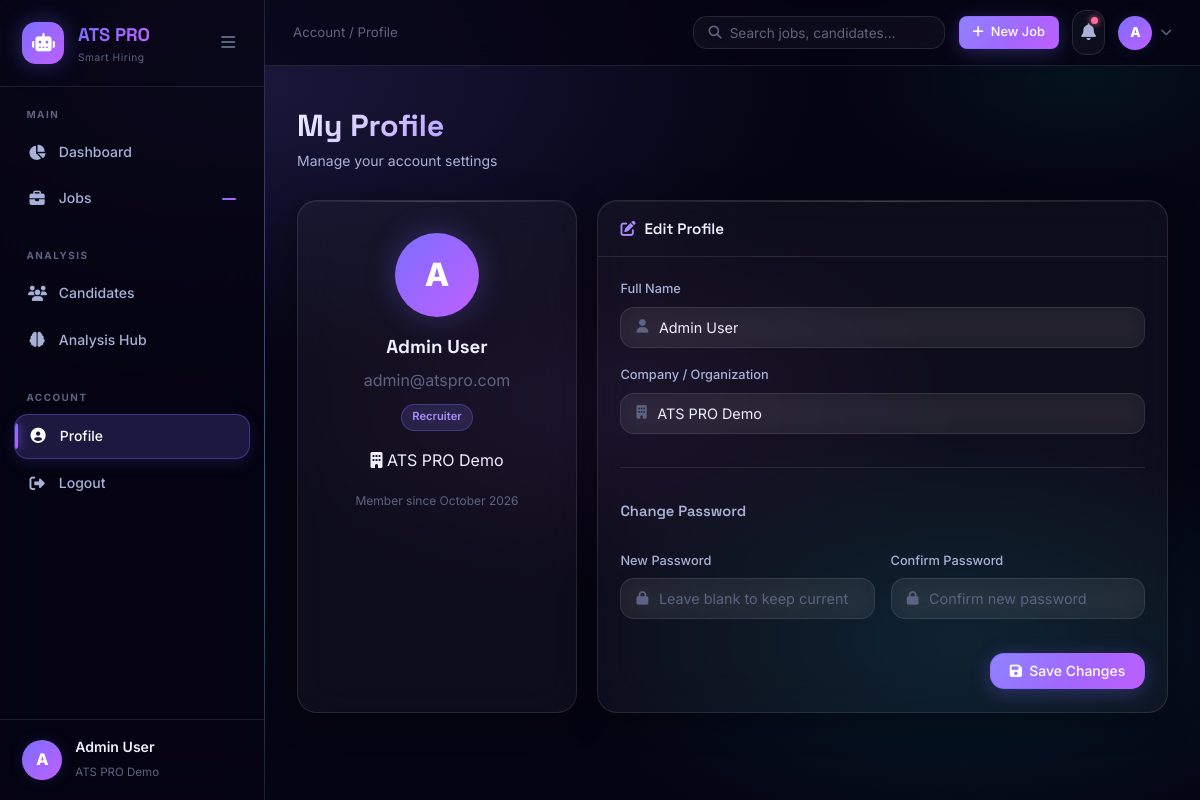
Page /auth/profile (signed in) on the committed database.
### app/models.py (models this page shows, shortened)
class User(UserMixin, db.Model):
    __tablename__ = "users"
    id = db.Column(db.Integer, primary_key=True)
    name = db.Column(db.String(150), nullable=False)
    email = db.Column(db.String(150), unique=True, nullable=False)
    password_hash = db.Column(db.String(256), nullable=False)
    role = db.Column(db.String(50), default="recruiter")  # admin, recruiter
    company = db.Column(db.String(200))
    created_at = db.Column(db.DateTime, default=datetime.utcnow)
    is_active = db.Column(db.Boolean, default=True)
    jobs = db.relationship("Job", backref="creator", lazy=True, cascade="all, delete-orphan")

### app/routes/auth.py (the view, shortened to what this page needs)
@auth_bp.route("/profile", methods=["GET", "POST"])
@login_required
def profile():
    return render_template("auth/profile.html")

### app/models.py (called while the page is built)
@login_manager.user_loader
def load_user(user_id):
    return User.query.get(int(user_id))

### templates/auth/profile.html (shortened to what this page needs)
{% extends "base.html" %}
{% block breadcrumb %}<span>Account</span> / <span>Profile</span>{% endblock %}
{% block content %}
<div class="page-header">
  <div>
    <h1 class="page-title">My Profile</h1>
    <p class="page-subtitle">Manage your account settings</p>
  </div>
</div>
<div class="profile-grid">
  <div class="profile-card card">
    <div class="profile-avatar-large">{{ current_user.name[0].upper() }}</div>
    <h3>{{ current_user.name }}</h3>
    <p class="text-muted">{{ current_user.email }}</p>
    <span class="badge badge-primary">{{ current_user.role.title() }}</span>
    {% if current_user.company %}
    <p class="mt-2"><i class="fas fa-building"></i> {{ current_user.company }}</p>
    {% endif %}
    <p class="text-muted small mt-2">Member since {{ current_user.created_at.strftime('%B %Y') }}</p>
  </div>
  <div class="card">
    <div class="card-header">
      <h3><i class="fas fa-edit"></i> Edit Profile</h3>
    </div>
    <form method="POST" action="{{ url_for('auth.profile') }}" class="form-body">
      <div class="form-group">
        <label for="name">Full Name</label>
        <div class="input-wrapper">
          <i class="fas fa-user"></i>
          <input type="text" id="name" name="name" value="{{ current_user.name }}" required/>
        </div>
      </div>
      <div class="form-group">
        <label for="company">Company / Organization</label>
        <div class="input-wrapper">
          <i class="fas fa-building"></i>
          <input type="text" id="company" name="company" value="{{ current_user.company or '' }}"/>
        </div>
      </div>
      <hr class="divider"/>
      <h4 class="section-title">Change Password</h4>
      <div class="form-row-2col">
        <div class="form-group">
          <label for="new_password">New Password</label>
          <div class="input-wrapper">
            <i class="fas fa-lock"></i>
            <input type="password" id="new_password" name="new_password" placeholder="Leave blank to keep current"/>
          </div>
        </div>
        <div class="form-group">
          <label for="confirm_password">Confirm Password</label>
          <div class="input-wrapper">
            <i class="fas fa-lock"></i>
            <input type="password" id="confirm_password" name="confirm_password" placeholder="Confirm new password"/>
          </div>
        </div>
      </div>
      <div class="form-actions">
        <button type="submit" class="btn btn-primary"><i class="fas fa-save"></i> Save Changes</button>
      </div>
    </form>
  </div>
</div>
{% endblock %}

### templates/base.html (shortened to what this page needs)
<!DOCTYPE html>
<html lang="en">
<head>
  <link rel="stylesheet" href="https://cdnjs.cloudflare.com/ajax/libs/font-awesome/6.5.0/css/all.min.css"/>
  <link rel="stylesheet" href="{{ url_for('static', filename='css/style.css') }}"/>
</head>
<body>
{% if current_user.is_authenticated %}
<aside class="sidebar" id="sidebar">
  <div class="sidebar-header">
    <div class="logo">
      <div class="logo-icon"><i class="fas fa-robot"></i></div>
      <div class="logo-text">
        <span class="logo-name">ATS PRO</span>
        <span class="logo-tagline">Smart Hiring</span>
      </div>
    </div>
    <button class="sidebar-toggle" id="sidebarToggle" aria-label="Toggle sidebar">
      <i class="fas fa-bars"></i>
    </button>
  </div>
  <nav class="sidebar-nav">
    <div class="nav-section">
      <span class="nav-label">MAIN</span>
      <a href="{{ url_for('dashboard.index') }}" class="nav-item {% if request.endpoint == 'dashboard.index' %}active{% endif %}">
        <i class="fas fa-chart-pie"></i><span>Dashboard</span>
      </a>
      <a href="{{ url_for('jobs.list_jobs') }}" class="nav-item {% if 'jobs' in request.endpoint %}active{% endif %}">
        <i class="fas fa-briefcase"></i><span>Jobs</span>
        <span class="nav-badge" id="sidebarJobCount"></span>
      </a>
    </div>
    <div class="nav-section">
      <span class="nav-label">ANALYSIS</span>
      <a href="{{ url_for('resumes.list_resumes') }}" class="nav-item {% if 'resumes' in request.endpoint %}active{% endif %}">
        <i class="fas fa-users"></i><span>Candidates</span>
      </a>
      <a href="{{ url_for('analysis.index') }}" class="nav-item {% if 'analysis' in request.endpoint %}active{% endif %}">
        <i class="fas fa-brain"></i><span>Analysis Hub</span>
      </a>
    </div>
    <div class="nav-section">
      <span class="nav-label">ACCOUNT</span>
      <a href="{{ url_for('auth.profile') }}" class="nav-item {% if request.endpoint == 'auth.profile' %}active{% endif %}">
        <i class="fas fa-user-circle"></i><span>Profile</span>
      </a>
      <a href="{{ url_for('auth.logout') }}" class="nav-item logout-item">
        <i class="fas fa-sign-out-alt"></i><span>Logout</span>
      </a>
    </div>
  </nav>
  <div class="sidebar-footer">
    <div class="user-info">
      <div class="user-avatar">{{ current_user.name[0].upper() }}</div>
      <div class="user-details">
        <span class="user-name">{{ current_user.name }}</span>
        <span class="user-role">{{ current_user.company or 'Recruiter' }}</span>
      </div>
    </div>
  </div>
</aside>
<div class="main-layout" id="mainLayout">
  <header class="topbar">
    <div class="topbar-left">
      <div class="breadcrumb">{% block breadcrumb %}{% endblock %}</div>
    </div>
    <div class="topbar-right">
      <div class="topbar-search">
        <i class="fas fa-search"></i>
        <input type="text" placeholder="Search jobs, candidates..." id="globalSearch"/>
      </div>
      <a href="{{ url_for('jobs.create_job') }}" class="btn btn-primary btn-sm">
        <i class="fas fa-plus"></i> New Job
      </a>
      <div class="notif-bell" title="Notifications">
        <i class="fas fa-bell"></i>
        <span class="notif-dot"></span>
      </div>
      <div class="user-menu" id="userMenuBtn">
        <div class="user-avatar-sm">{{ current_user.name[0].upper() }}</div>
        <i class="fas fa-chevron-down"></i>
      </div>
    </div>
  </header>
  <div class="flash-container">
  </div>
  <main class="page-content">
    {% block content %}{% endblock %}
  </main>
</div>
{% endif %}
</body>
</html>

### rows in the picture
User: name "A", name "Admin User", company "ATS PRO Demo", email "admin@atspro.com", role "Recruiter", created_at "October 2026"
